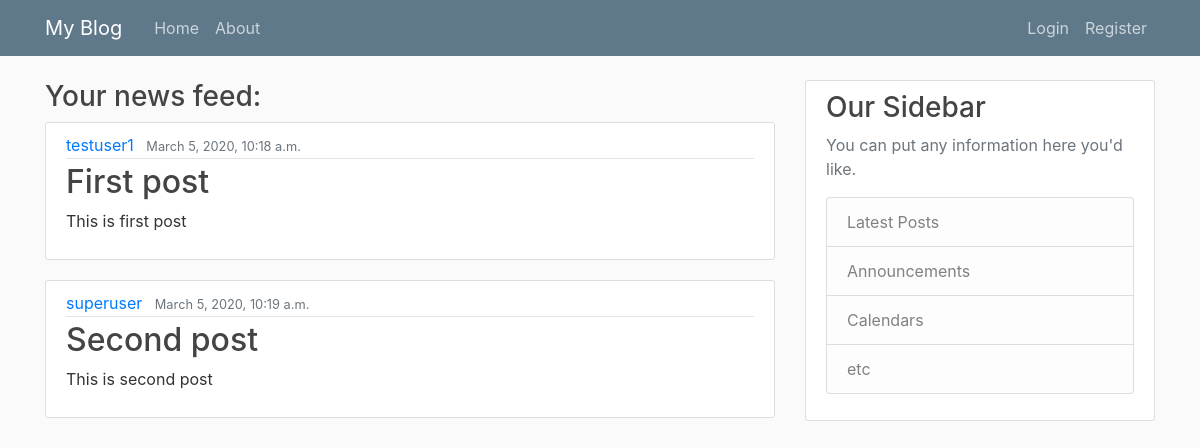
The page / on the database its author committed.
### core/models.py (models this page shows, shortened)
class Post(models.Model):
    title = models.CharField(max_length=100)
    content = models.TextField(blank=True , null = True)
    date_posted = models.DateTimeField(auto_now_add=True)
    author = models.ForeignKey(User , on_delete=models.CASCADE)

### core/views.py (the view)
# urls.py: path('' , views.indexPage , name='index_page'),
def indexPage(request):
    post = Post.objects.all()
    context ={
        'title' : 'Blog',
        'posts' : post,
    }
    return render(request , 'core/indexPage.html' , context)

### core/templates/core/indexPage.html
{% extends 'core/base.html' %}
{% block content %}
    <h3>Your news feed:</h3>
    {% for post in posts %}
        <article class="media content-section">
            <div class="media-body">
                <div class="article-metadata">
                    <a class="mr-2" href="#">{{ post.author }}</a>
                    <small class="text-muted">{{ post.date_posted }}</small>
                </div>
                <h2><a class="article-title" href="#">{{ post.title }}</a></h2>
                <p class="article-content">{{ post.content }}</p>
            </div>
        </article>
    {% endfor %}
{% endblock %}

### core/static/core/main.css (style rules this page uses)
body { background: #fafafa; color: #333333; margin-top: 5rem; }
h1, h2, h3, h4, h5, h6 { color: #444444; }
.content-section { background: #ffffff; padding: 10px 20px; border: 1px solid #dddddd; border-radius: 3px; margin-bottom: 20px; }
.article-title { color: #444444; }
.article-content { white-space: pre-line; }
.article-metadata { padding-bottom: 1px; margin-bottom: 4px; border-bottom: 1px solid #e3e3e3 }

### rows shown on the page
Post: author "testuser1", date_posted "March 5, 2020, 10:18 a.m.", title "First post", content "This is first post"
Post: author "superuser", date_posted "March 5, 2020, 10:19 a.m.", title "Second post", content "This is second post"
